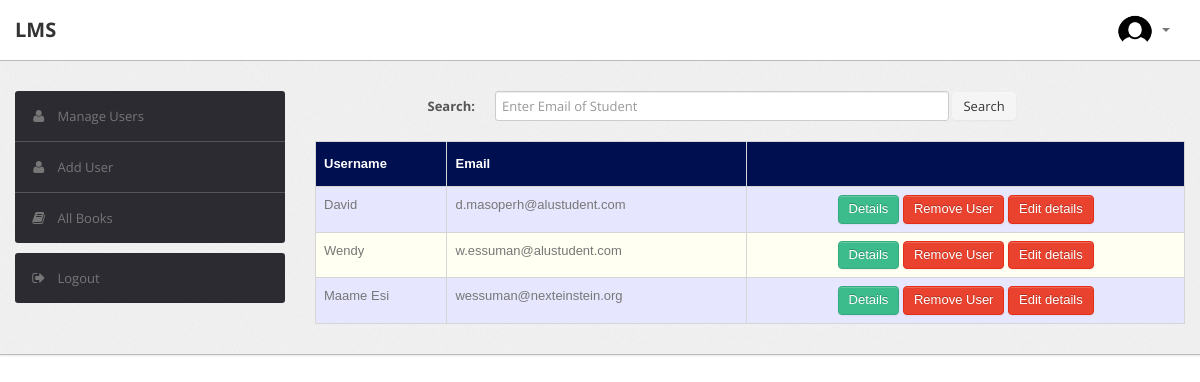
/admin/index.php (signed in), run on the app's committed database.
### tables this page shows
CREATE TABLE `user` (
  `id` int(11) NOT NULL,
  `Username` varchar(100) NOT NULL,
  `Email` varchar(100) NOT NULL,
  `Password` varchar(100) NOT NULL,
  `Role` varchar(100) NOT NULL
);

### admin/index.php (the view, shortened to what this page needs)
<?php
require('dbconn.php');
?>
<?php
if ($_SESSION['Email']) {
    ?>
<!DOCTYPE html>
<html lang="en">
    <head>
        <link type="text/css" href="bootstrap/css/bootstrap.min.css" rel="stylesheet">
        <link type="text/css" href="bootstrap/css/bootstrap-responsive.min.css" rel="stylesheet">
        <link type="text/css" href="css/theme.css" rel="stylesheet">
        <link type="text/css" href="images/icons/css/font-awesome.css" rel="stylesheet">
    </head>
    <body>
        <div class="navbar navbar-fixed-top">
            <div class="navbar-inner">
                <div class="container">
                        <a class="brand" href="index.php">LMS </a>
                    <div class="nav-collapse collapse navbar-inverse-collapse">
                        <ul class="nav pull-right">
                            <li class="nav-user dropdown"><a href="#" class="dropdown-toggle" data-toggle="dropdown">
                                <img src="images/profile.png" width="20%" height="20%" class="nav-avatar" />
                                <b class="caret"></b></a>
                            </li>
                        </ul>
                    </div>
                </div>
            </div>
        </div>
        <div class="wrapper">
            <div class="container">
                <div class="row">
                    <div class="span3">
                        <div class="sidebar">
                            <ul class="widget widget-menu unstyled">
                                <li><a href="index.php"><i class="menu-icon icon-user"></i>Manage Users </a>
                                </li>
                                <li><a href="add_user.php"><i class="menu-icon icon-user"></i>Add User </a>
                                </li>
                                <li><a href="book.php"><i class="menu-icon icon-book"></i>All Books </a></li>
                            </ul>
                            <ul class="widget widget-menu unstyled">
                                <li><a href="logout.php"><i class="menu-icon icon-signout"></i>Logout </a></li>
                            </ul>
                        </div>
                    </div>
                    <div class="span9">
                        <form class="form-horizontal row-fluid" action="student.php" method="post">
                                        <div class="control-group">
                                            <label class="control-label" for="Search"><b>Search:</b></label>
                                            <div class="controls">
                                                <input type="text" id="title" name="title" placeholder="Enter Email of Student" class="span8" required>
                                                <button type="submit" name="submit"class="btn">Search</button>
                                            </div>
                                        </div>
                                    </form>
                                    <br>
                                    <?php
                                    if(isset($_POST['submit']))
                                        {$s=$_POST['title'];
                                            $sql="select * from lms.user where (Email='$s',Username like '$p') and Role<>'Admin'";
                                        }
                                    else
                                        $sql="select * from lms.user where Role<>'Admin'";
                                    $result=$conn->query($sql);
                                    $rowcount=mysqli_num_rows($result);
                                    if(!($rowcount))
                                        echo "<br><center><h2><b><i>No Results</i></b></h2></center>";
                                    else
                                    {
                                    ?>
                        <table class="table" id = "tables">
                                  <thead>
                                    <tr>
                                      <th>Username</th>
                                      <th>Email</th>
                                      <th></th>
                                    </tr>
                                  </thead>
                                  <tbody>
                    <?php
                            while($row=$result->fetch_assoc())
                            {
                                $username=$row['Username'];
                                $email=$row['Email'];
                            ?>
                                    <tr>
                                      <td><?php echo $username ?></td>
                                      <td><?php echo $email ?></td>
                                        <td>
                                        <center>
                                            <a href="studentdetails.php?Email=<?php echo $email; ?>" class="btn btn-success">Details</a>
                                            <a href="remove_student.php?Email=<?php echo $email; ?>" class="btn btn-danger">Remove User</a>
                                            <a href="edit_user_details.php?Email=<?php echo $email; ?>" class="btn btn-danger">Edit details</a>
                                      </center>
                                        </td>
                                    </tr>
                            <?php }} ?>
                                  </tbody>
                                </table>
                            </div>
                </div>
            </div>
        </div>
    </body>
</html>
<?php }
else {
    echo "<script type='text/javascript'>alert('Access Denied!!!')</script>";
} ?>

### admin/css/theme.css (style rules this page uses)
#tables { font-family: "Trebuchet MS", Arial, Helvetica, sans-serif; border-collapse: collapse; width: 100%; }
#tables td, #tables th { border: 1px solid #ddd; padding: 8px; }
#tables tr:nth-child(even) { background-color: #fffff2; }
#tables tr:nth-child(odd) { background-color: #e6e6ff; }
#tables th { padding-top: 12px; padding-bottom: 12px; text-align: left; background-color: #000F50; color: white; }
body { font-size: 13px; font-family: 'Open Sans', Arial, sans-serif; background: #fff; color: #777 }
strong, b { color: #555 }
.wrapper { background: url(../images/bg.png) #eee; border-bottom: 1px solid #bbb; -webkit-box-shadow: 0 1px 2px rgba(0,0,0,0.1); -moz-box-shadow: 0 1px 2px rgba(0,0,0,0.1); box-shadow: 0 1px 2px rgba(0,0,0,0.1); padding: 30px 0 }
form { margin: 0 }
select, textarea, input[type="text"], input[type="password"], input[type="datetime"], input[type="datetime-local"], input[type="date"], input[type="month"], input[type="time"], input[type="week"], input[type="number"], input[type="email"], input[type="url"], input[type="search"], input[type="tel"], input[type="color"], .uneditable-input, label, input, button, select, textarea { -webkit-border-radius: 3px; -moz-border-radius: 3px; border-radius: 3px; font-size: 13px; font-family: 'Open Sans', Tahoma, Arial, sans-serif }
body [class^="icon-"], body [class*=" icon-"] { font-size: 14px; line-height: 20px; height: 20px }
.form-horizontal .control-group, .form-vertical .control-group { margin-bottom: 0 }
.navbar { position: static!important; margin: 0!important }
.navbar .navbar-inner { background: #fff; border-bottom: 1px solid #bbb; -webkit-box-shadow: 0 1px 2px rgba(0,0,0,0.15); -moz-box-shadow: 0 1px 2px rgba(0,0,0,0.15); box-shadow: 0 1px 2px rgba(0,0,0,0.15) }
.navbar .brand { color: #333; font-weight: bold; font-size: 20px; margin-right: 20px; padding: 20px }
.navbar .nav>li>a { padding: 20px 15px; font-weight: bold; color: #777 }
.nav-user>a { height: 20px }
.nav-avatar { width: 34px; height: 34px; margin: -7px 5px 0 0; -webkit-border-radius: 50%; -moz-border-radius: 50%; border-radius: 50% }
.btn, .btn-box { -webkit-border-radius: 3px; -moz-border-radius: 3px; border-radius: 3px }
.btn { font-size: 13px; font-weight: 600 }
.btn { display: inline-block; margin-bottom: 0; font-weight: 400; text-align: center; vertical-align: middle; cursor: pointer; background-image: none; border: 1px solid transparent; white-space: nowrap; padding: 4px 10px; font-size: 13px; line-height: 1.42857; border-radius: 4px; -webkit-user-select: none; -moz-user-select: none; -ms-user-select: none; user-select: none }
.btn-success { color: #fff; background-color: #3cbc8d; border-color: #36a97f }
.btn-danger { color: #fff; background-color: #e9422e; border-color: #e52e18 }
.table { margin-bottom: 0 }
.table th, .table td { border-color: #d5d5d5!important }
.widget-menu { background: #fff; -webkit-border-radius: 3px; -moz-border-radius: 3px; border-radius: 3px; overflow: hidden }
.widget-menu a { color: #555; display: block; line-height: 20px; padding: 15px; text-decoration: none!important }
.widget-menu .menu-icon { margin-right: 10px; color: #767676; -webkit-transition: all .2s ease-in-out; -moz-transition: all .2s ease-in-out; transition: all .2s ease-in-out; }
.widget-menu>li+li { border-top: 1px solid #555 }
.widget-menu>li>a { background-color: #2d2b32; color: #767676; -webkit-transition: all .2s ease-in-out; -moz-transition: all .2s ease-in-out; transition: all .2s ease-in-out; }

### data on the page
user: Username "David", Email "d.masoperh@alustudent.com"
user: Username "Wendy", Email "w.essuman@alustudent.com"
user: Username "Maame Esi", Email "wessuman@nexteinstein.org"
